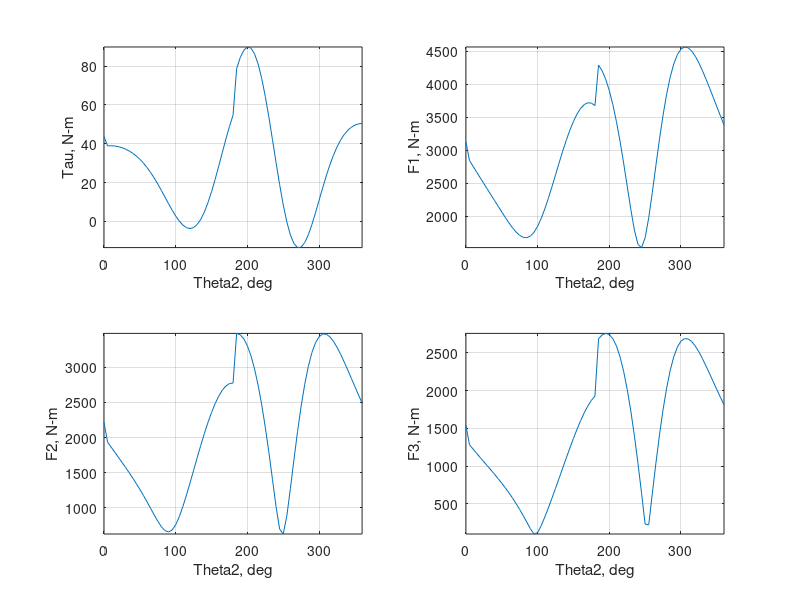

MATLAB code to generate this figure:
% Script used for kinematic and dynamic analysis of an offset slider mechanism.
% Author: Matthew Begneaud
% In collaboration with:
%     Jace Delcambre  
%     Chris Falcon
%     Chandler Lagarde
% Date: 11/16/15

clear 
clc

% Angular range of motion (in deg) for link2 (Theta2 range)
t2start=0; 
t2stop=360; 
t2=t2start*pi/180;
n=floor(((t2stop+5)-t2start)/5); 
t2=(t2start:5:t2stop)*pi/180; 

% Link Lengths (m)
a = 3*0.01;
b = 13*0.01;
c = 0*0.01;
% Radii of Gyration (cm)
rg2 = 1*0.01;
rg3 = 6.5*0.01;

% Mass of links (kg)
m2 = 2.5;
m3 = 1 ;
mb = 0.5;

% Coeff. of Friction
u = 0.1;

% Omega2 and Alpha2
w2 = 2000*2*pi/60;
a2 = 0;



% %%%%%%%%%%%%%%% Kinematic Analysis %%%%%%%%%%%%%%%%

% Position
t3 = zeros(1,n);
for i=1:1:n
    t3(:,i) = asin((a*sin(t2(i))-c)/b);
end

% Velocity
velocities = zeros(2,n);
for i=1:1:n
    V = [1,-b*sin(t3(i)) ; 0, b*cos(t3(i))];
    Vrhs = a*w2*[-sin(t2(i));cos(t2(i))];
    velocities(:,i) = V\Vrhs;
end
ddot = velocities(1,:);
w3 = velocities(2,:);

% Acceleration
accelerations = zeros(2,n);
for i=1:1:n
   A = [1,-b*sin(t3(i)) ; 0, b*cos(t3(i))];
   Arhs = a*a2*[-sin(t2(i));cos(t2(i))]-a*w2.^2*[cos(t2(i));sin(t2(i))] + b*w3(i).^2*[cos(t3(i));sin(t3(i))];
   accelerations(:,i) = A\Arhs;
end
ddbldot = accelerations(1,:);
a3 = accelerations(2,:);



% %%%%%%%%%%%%%%%%% Dynamic Analysis %%%%%%%%%%%%%%%%%%%

% Center of Gravity Accelerations
% link 2
xdbldg2 = -rg2*(a2*sin(t2) + w2^2*cos(t2));
ydbldg2 = rg2*(a2*cos(t2) - w2^2*sin(t2));
i2 = m2*rg2^2+m2*rg2^2; % I believe this is incorrect, but it gets multiplied by 2 when used, so not important in this case...

% link 3
xdbldg3 = ddbldot - a3*(b-rg3).*sin(t3) - w3.^2*(b-rg3).*cos(t3);
ydbldg3 = 0 + a3*(b-rg3).*cos(t3) - w3.^2*(b-rg3).*sin(t3);
i3 = m3*rg3^2;


% Force calculations
% Sign of ddot is required for determining direction of friciton force on
% slider.
sign_ddot = zeros(1,n);
for i =1:1:n
    sign_ddot(:,i) = ddot(i)/abs(ddot(i));
end
sign_ddot(1)=0;

% Calculation of dynamic equations using matrices
for i=1:1:n
   dynamicmatrix = [1,0,-1,0,0,0,0,0;...
       0,1,0,-1,0,0,0,0;...
       0,0,a*sin(t2(i)),-a*cos(t2(i)),0,0,0,1;...
       0,0,1,0,-1,0,0,0;...
       0,0,0,1,0,1,0,0;...
       0,0,-rg3*sin(180-t3(i)),-rg3*cos(180-t3(i)),-(b-rg3)*sin(180-t3(i)),(b-rg3)*cos(180-t3(i)),0,0;...
       0,0,0,0,1,0,-u*sign_ddot(i),0;...
       0,0,0,0,0,-1,1,0];
   dynamicrhs = [m2*xdbldg2(i);m2*ydbldg2(i);i2*a2;m3*xdbldg3(i);m3*ydbldg3(i);i3*a3(i);mb*ddbldot(i);0];
   unknown_forces(:,i) = dynamicmatrix\dynamicrhs;
end
% Torque and force values
tau = unknown_forces(8,:);
F1x = unknown_forces(1,:);
F1y = unknown_forces(2,:);
F2x = unknown_forces(3,:);
F2y = unknown_forces(4,:);
F3x = unknown_forces(5,:);
F3y = unknown_forces(6,:);
N = unknown_forces(7,:);
% Resultant forces
F1 = sqrt(F1x.^2+F1y.^2);
F2 = sqrt(F2x.^2+F2y.^2);
F3 = sqrt(F3x.^2+F3y.^2);



% %%%%%%%%%%%%%% Plotting %%%%%%%%%%%%%%%%%%
% Plot tau
subplot(2,2,1)
plot(t2*180/pi, tau)
xlabel('Theta2, deg')
ylabel('Tau, N-m')
axis tight
grid on
% Plot F1
subplot(2,2,2)
plot(t2*180/pi, F1)
xlabel('Theta2, deg')
ylabel('F1, N-m')
axis tight
grid on
% Plot F2
subplot(2,2,3)
plot(t2*180/pi, F2)
xlabel('Theta2, deg')
ylabel('F2, N-m')
axis tight
grid on
% Plot F3
subplot(2,2,4)
plot(t2*180/pi, F3)
xlabel('Theta2, deg')
ylabel('F3, N-m')
axis tight
grid on
